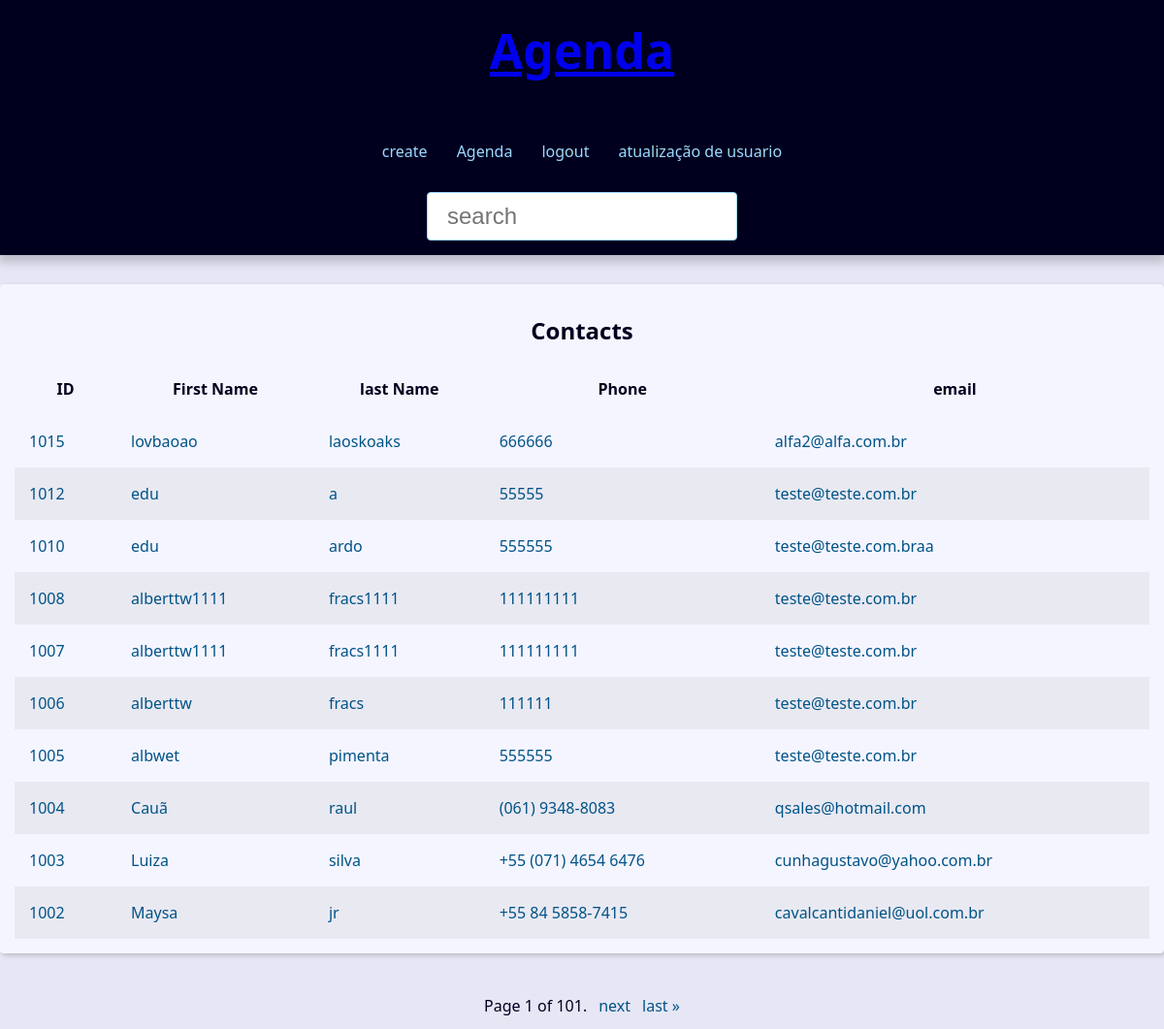
Page /index/ (signed in) on the committed database.
### contact/models.py (models this page shows, shortened)
class Contact(models.Model):#herdar de models
    first_name=models.CharField(max_length=50)
    last_name=models.CharField(max_length=50)
    phone=models.CharField(max_length=50)
    email=models.EmailField(max_length=254)
    created_date=models.DateTimeField(default=timezone.now)
    description=models.TextField(max_length=1800,blank=True)
    show=models.BooleanField(default=True)# bom para validação de cadastros
    picture=models.ImageField(blank=True,upload_to='pictures/%Y/%m/')
    category=models.ForeignKey(category,
                               on_delete=models.SET_NULL,
                               blank=True,null=True)
    owner=models.ForeignKey(User,
                               on_delete=models.SET_NULL,
                               blank=True,
                               null=True)

### contact/views/contact_views.py (the view)
# urls.py: path('index/', views.index,name='index'),
def index(request):
    contacts=Contact.objects\
        .filter(show=True)\
        .order_by('-id')
    paginator=Paginator(contacts,10)
    page_number=request.GET.get('page')
    page_obj=paginator.get_page(page_number)
    context={
        'page_obj':page_obj,
        'site_title':'Contatos-',
    }
    return render(
        request,
        'contact/index.html',context
    )

### contact/templates/contact/index.html
{% extends "global/base.html" %}
{% block content %}
{% if page_obj %}
    <div class="responsive-table">
        <table class="contacts-table" >
            <caption class='table-caption'>
                Contacts
            </caption>
            <thead>
                <t class="table-row table-row-head">
                    <th class="table-header">ID</th>
                    <th class="table-header">First Name</th>
                    <th class="table-header">last Name</th>
                    <th class="table-header"> Phone</th>
                    <th class="table-header">email</th>
                </t>
            </thead>
            <tbody>
                {% for contact in page_obj %}
                    <tr class="table-row">
                        <td class="table-cel">
                           <a class= "table-link"
                           href="{% url 'contact:contact' contact.id %}"
                           >
                            {{contact.id}}
                           </a>
                        </td>
                        <td class="table-cel">
                            <a class= "table-link" href="#">
                             {{contact.first_name}}
                            </a>
                         </td>
                         <td class="table-cel">
                            <a class= "table-link" href="#">
                             {{contact.last_name}}
                            </a>
                         </td>
                         <td class="table-cel">
                            <a class= "table-link" href="#">
                             {{contact.phone}}
                            </a>
                            <td class="table-cel">
                                <a class= "table-link" href="#">
                                 {{contact.email}}
                                </a>
                             </td>
                         </td>
                    </tr>
                {% endfor %}
            </tbody>
        </table>
    </div>
{% else %}
<div class="single-contact-name">
    <h1>
       CONTATO NÃO LOCALIZADO
    </h1>
</div>
{% endif %}
{% endblock content %}

### base_static/global/css/style.css (style rules this page uses)
:root { --spacing: 1.5rem; --link-dark-color: rgb(0, 83, 134); --link-light-color: rgb(156, 217, 255); --clr-white: rgb(245, 245, 255); --clr-black: rgb(0, 0, 30); --clr-light-gray: rgb(230, 230, 245); --clr-dark-shadow-5: rgba(0, 0, 10, 5%); --clr-dark-shadow-10: rgba(0, 0, 10, 10%); --clr-dark-shadow-20: rgba(0, 0, 10, 20%); --clr-light-shadow-5: rgba(200, 200, 255, 5%); --clr-light-shadow-10: rgba(200, 200, 255, 10%); --clr-light-shadow-20: rgba(200, 200, 255, 20%); --main-page-width: 120rem; --table-min-width: 60rem; --biggest-font-size: 5rem; --bigger-font-size: 4rem; --big-font-size: 3.2rem; --medium-font-size: 2.4rem; --small-font-size: 1.6rem; --smaller-font-size: 1.4rem; --smallest-font-size: 1.2rem; --transition-fast: 300ms; --transition-medium: 600ms; --transition-slow: 1s; --default-border-radius: 4px; }
*, *::before, *::after { margin: 0; padding: 0; box-sizing: border-box; }
html { font-size: 62.5%; }
body { font-family: system-ui, -apple-system, BlinkMacSystemFont, 'Segoe UI', Roboto, Oxygen, Ubuntu, Cantarell, 'Open Sans', 'Helvetica Neue', sans-serif; line-height: 1.5; font-size: var(--small-font-size); color: var(--clr-black); -webkit-font-smoothing: antialiased; background: var(--clr-light-gray); }
.responsive-table { width: 100%; overflow-x: auto; }
.contacts-table { width: 100%; min-width: var(--table-min-width); border-collapse: collapse; }
.table-caption { font-size: var(--medium-font-size); font-weight: bold; padding: var(--spacing); }
.table-row { text-align: left; text-overflow: ellipsis; transition: background-color var(--transition-fast) ease-in-out; }
.table-row:nth-of-type(2n) { background: var(--clr-dark-shadow-5); }
.table-cel, .table-header { padding: var(--spacing); }
.table-link { color: var(--link-dark-color); transition: color var(--transition-fast) ease-in-out; text-decoration: none; }

### rows in the picture
Contact: id "1015", first_name "lovbaoao", last_name "laoskoaks", phone "666666", email "alfa2@alfa.com.br"
Contact: id "1012", first_name "edu", last_name "a", phone "55555", email "teste@teste.com.br"
Contact: id "1010", first_name "edu", last_name "ardo", phone "555555", email "teste@teste.com.braa"
Contact: id "1008", first_name "alberttw1111", last_name "fracs1111", phone "111111111", email "teste@teste.com.br"
Contact: id "1007", first_name "alberttw1111", last_name "fracs1111", phone "111111111", email "teste@teste.com.br"
Contact: id "1006", first_name "alberttw", last_name "fracs", phone "111111", email "teste@teste.com.br"
Contact: id "1005", first_name "albwet", last_name "pimenta", phone "555555", email "teste@teste.com.br"
Contact: id "1004", first_name "Cauã", last_name "raul", phone "(061) 9348-8083", email "qsales@hotmail.com"
Contact: id "1003", first_name "Luiza", last_name "silva", phone "+55 (071) 4654 6476", email "cunhagustavo@yahoo.com.br"
Contact: id "1002", first_name "Maysa", last_name "jr", phone "+55 84 5858-7415", email "cavalcantidaniel@uol.com.br"

### other values in the picture
{{ page_obj.number }} "1"
{{ page_obj.paginator.num_pages }} "101"
